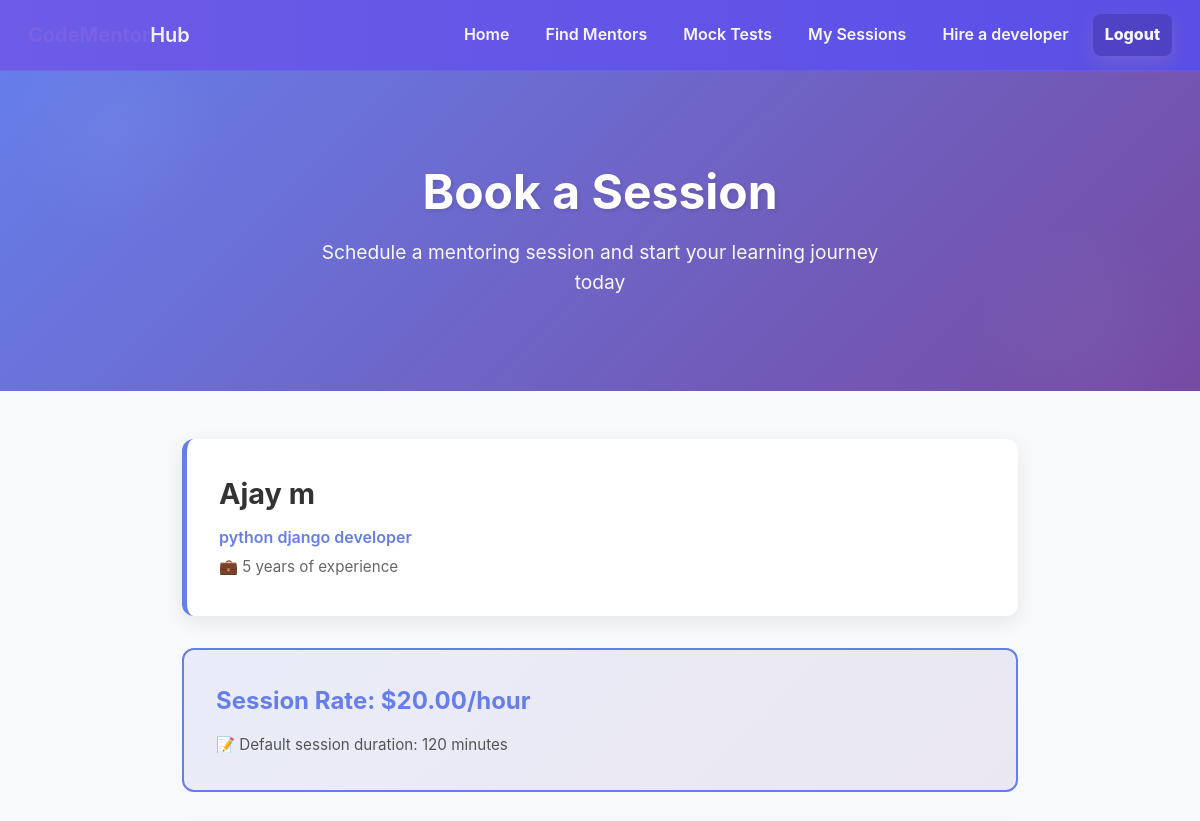
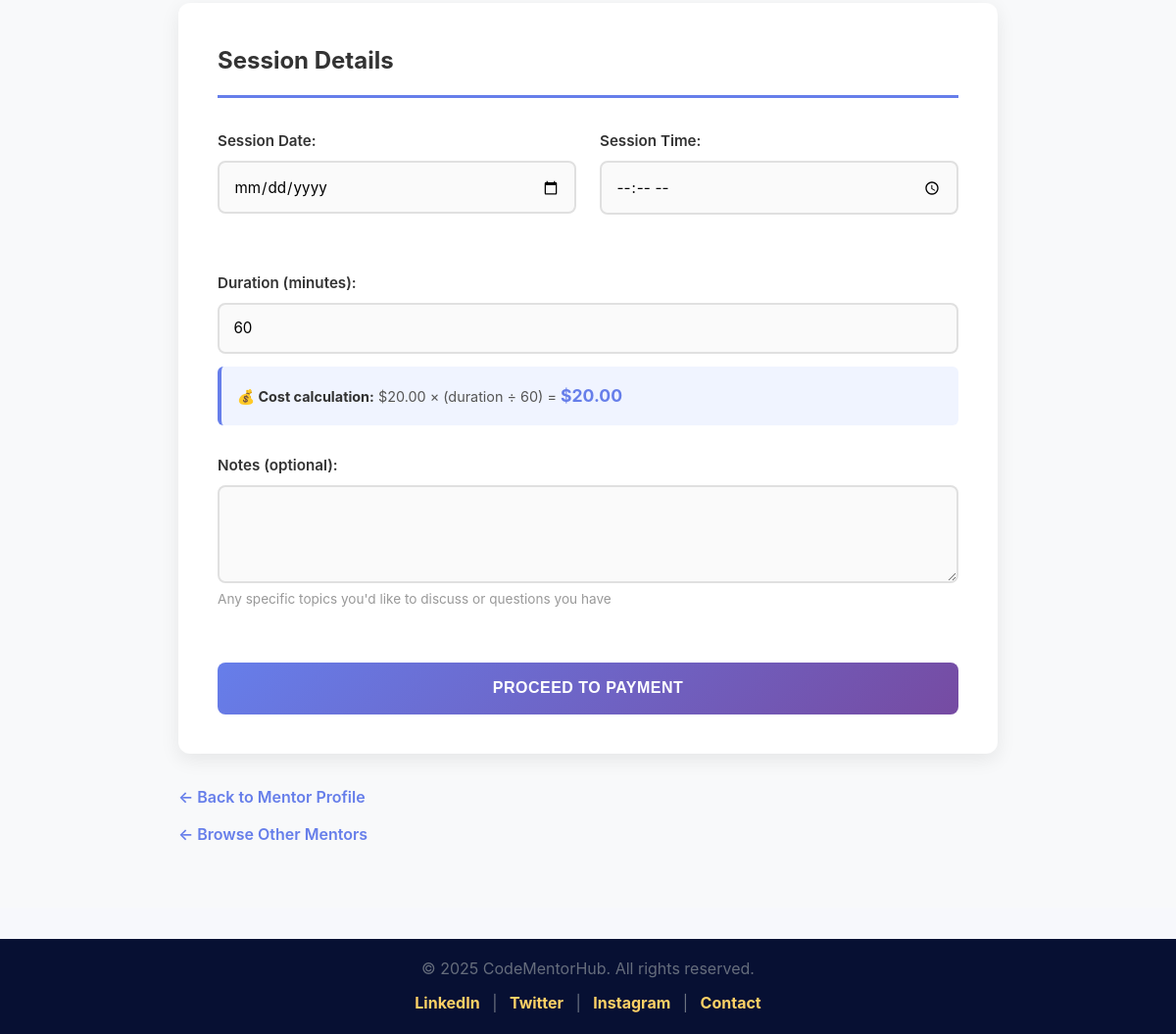
Page /book-session/9/ (signed in) on the committed database (2 pictures, top to bottom).
### main/models.py (models this page shows, shortened)
class MentorProfile(models.Model):
    APPLICATION_STATUS_CHOICES = [
        ('pending', 'Pending'),
        ('approved', 'Approved'),
        ('rejected', 'Rejected'),
    ]
    SESSION_DURATION_CHOICES = [
        (30, '30 minutes'),
        (45, '45 minutes'),
        (60, '60 minutes'),
        (90, '90 minutes'),
        (120, '120 minutes'),
    ]
    user = models.OneToOneField(User, on_delete=models.CASCADE, related_name='mentor_profile', null=True, blank=True)
    full_name = models.CharField(max_length=100)
    profile_picture = models.ImageField(upload_to='mentor_profiles/', blank=True, null=True)
    bio = models.TextField(max_length=500, help_text="Short intro about your journey")
    headline = models.CharField(max_length=100, help_text="Short tagline like 'Senior Django Developer'")
    location = models.CharField(max_length=100, blank=True, null=True)
    linkedin_url = models.URLField(blank=True, null=True)
    github_url = models.URLField(blank=True, null=True)
    skills = models.ManyToManyField(Skill, related_name='mentors')
    years_of_experience = models.PositiveIntegerField(
        validators=[MinValueValidator(0), MaxValueValidator(50)],
        help_text="Years of professional experience"
    )
    hourly_rate = models.DecimalField(
        max_digits=8,
        decimal_places=2,
        validators=[MinValueValidator(Decimal('0.01'))],
        help_text="Rate per session/hour"
    )
    availability = models.JSONField(
        default=dict,
        help_text="JSON format: {'mon': ['10:00', '15:00'], 'wed': ['14:00']}"
    )
    session_duration = models.IntegerField(
        choices=SESSION_DURATION_CHOICES,
        default=60,
        help_text="Default session duration in minutes"
    )
    available_for = models.TextField(
        help_text="e.g., 'Career Guidance, Code Review, Debugging Help'"
    )
    is_approved = models.BooleanField(default=False)
    application_status = models.CharField(
        max_length=20,
        choices=APPLICATION_STATUS_CHOICES,
        default='pending'
    )
    admin_notes = models.TextField(blank=True, null=True)
    created_at = models.DateTimeField(auto_now_add=True)
    updated_at = models.DateTimeField(auto_now=True)
    class Meta:
        ordering = ['-created_at']

### main/views.py (the view)
# urls.py: path('book-session/<int:mentor_id>/', views.book_session, name="book_session"),
@login_required
def book_session(request, mentor_id):
    mentor = get_object_or_404(MentorProfile, id=mentor_id, is_approved=True, application_status='approved')
    if request.method == 'POST':
        form = BookingForm(request.POST)
        if form.is_valid():
            session_date = form.cleaned_data['session_date']
            session_time = form.cleaned_data['session_time']
            duration_minutes = form.cleaned_data['duration_minutes']
            notes = form.cleaned_data['notes']
            existing_session = Session.objects.filter(
                mentor=mentor,
                session_date=session_date,
                session_time=session_time,
                status__in=['pending', 'confirmed']
            ).exists()
            if existing_session:
                messages.error(request, "This time slot is already booked. Please choose another time.")
            else:
                session = Session.objects.create(
                    mentor=mentor,
                    mentee=request.user,
                    session_date=session_date,
                    session_time=session_time,
                    duration_minutes=duration_minutes,
                    meeting_notes=notes,
                    amount_paid=(mentor.hourly_rate * (Decimal(duration_minutes) / Decimal('60'))).quantize(Decimal('0.01')),
                    payment_status='pending'
                )
                request.session['pending_session_id'] = session.id
                return redirect('payment_page', session_id=session.id)
    else:
        form = BookingForm()
    return render(request, 'booking/book_session.html', {
        'mentor': mentor,
        'form': form
    })

### main/views.py (shortened to what this page needs)
class BookingForm(forms.Form):
    session_date = forms.DateField(widget=forms.DateInput(attrs={'type': 'date'}))
    session_time = forms.TimeField(widget=forms.TimeInput(attrs={'type': 'time'}))
    duration_minutes = forms.IntegerField(initial=60, min_value=30, max_value=180)
    notes = forms.CharField(widget=forms.Textarea(attrs={'rows': 3}), required=False)

### templates/booking/book_session.html (shortened to what this page needs)
<!DOCTYPE html>
{% load static %}
<html lang="en">
<head>
    <link rel="stylesheet" type="text/css" href="{% static 'css/home.css' %}">
    <link rel="stylesheet" type="text/css" href="{% static 'css/user_theme.css' %}">
</head>
<body>
    {% include 'partials/header.html' %}
    <section class="booking-hero">
        <div class="booking-container">
            <h1>Book a Session</h1>
            <p>Schedule a mentoring session and start your learning journey today</p>
        </div>
    </section>
    <main>
        <div class="booking-container">
            <div class="mentor-info-card">
                <h2>{{ mentor.full_name }}</h2>
                <p>{{ mentor.headline }}</p>
                <p>💼 {{ mentor.years_of_experience }} years of experience</p>
            </div>
            <div class="rate-info">
                <h3>Session Rate: ${{ mentor.hourly_rate }}/hour</h3>
                <p>📝 Default session duration: {{ mentor.session_duration }} minutes</p>
            </div>
            <div class="form-wrapper">
                <h3>Session Details</h3>
                <form method="post">
                    <div class="form-row">
                        <div class="form-group">
                            <label for="{{ form.session_date.id_for_label }}">Session Date:</label>
                            {{ form.session_date }}
                        </div>
                        <div class="form-group">
                            <label for="{{ form.session_time.id_for_label }}">Session Time:</label>
                            {{ form.session_time }}
                        </div>
                    </div>
                    <div class="form-group">
                        <label for="{{ form.duration_minutes.id_for_label }}">Duration (minutes):</label>
                        {{ form.duration_minutes }}
                        <div class="duration-info">
                            <strong>💰 Cost calculation:</strong> ${{ mentor.hourly_rate }} × (duration ÷ 60) = <span id="total-cost">${{ mentor.hourly_rate }}</span>
                        </div>
                    </div>
                    <div class="form-group">
                        <label for="{{ form.notes.id_for_label }}">Notes (optional):</label>
                        {{ form.notes }}
                        <small class="notes-hint">Any specific topics you'd like to discuss or questions you have</small>
                    </div>
                    <input type="submit" value="Proceed to Payment">
                </form>
            </div>
            <div class="links">
                <p><a href="{% url 'mentor_detail' mentor.id %}">← Back to Mentor Profile</a></p>
                <p><a href="{% url 'find_mentors' %}">← Browse Other Mentors</a></p>
            </div>
        </div>
    </main>
    {% include 'partials/footer.html' %}
</body>
</html>

### main/static/css/home.css (style rules this page uses)
* { box-sizing:border-box;margin:0;padding:0 }
html,body { height:100% }
body { font-family: "Segoe UI", Tahoma, Geneva, Verdana, sans-serif; background:linear-gradient(180deg,var(--bg) 0%, #ffffff 100%); color:#0f172a; line-height:1.6; -webkit-font-smoothing:antialiased; -moz-osx-font-smoothing:grayscale; }

### static/css/user_theme.css (style rules this page uses)
:root { --cmh-primary: #6C5CE7; --cmh-accent: #00B894; --cmh-bg: #F7F8FC; --cmh-surface: #FFFFFF; --cmh-text: #1F2937; --cmh-muted: #6B7280; --cmh-danger: #FF6B6B; --cmh-radius: 10px; }
* { box-sizing:border-box }
html,body { height:100%;margin:0;padding:0;font-family:Inter,Segoe UI,Roboto,Helvetica,Arial,sans-serif;background:var(--cmh-bg);color:var(--cmh-text);-webkit-font-smoothing:antialiased }
.form-group { margin-bottom:12px }
.form-group label { display:block;margin-bottom:6px;color:var(--cmh-muted);font-weight:600 }
.form-group input[type='text'],.form-group input[type='password'],.form-group input[type='email'],textarea { width:100%;padding:10px;border-radius:8px;border:1px solid #E6E9EF;background:transparent }
input[type='submit'] { background:var(--cmh-primary);color:#fff;padding:10px 14px;border-radius:8px;border:none;cursor:pointer }

### templates/booking/book_session.html (style rules this page uses)
main { padding: 3rem 0; background-color: #f8f9fa; min-height: calc(100vh - 200px); }
.booking-container { max-width: 900px; margin: 0 auto; padding: 0 2rem; }
.booking-hero { background: radial-gradient(circle at 10% 20%, rgba(255,255,255,0.04), transparent 10%), radial-gradient(circle at 90% 80%, rgba(255,255,255,0.03), transparent 10%), linear-gradient(135deg, #667eea 0%, #764ba2 100%); color: white; padding: 4rem 2rem; text-align: center; min-height: 320px; display: flex; align-items: center; justify-content: center; }
.booking-hero h1 { font-size: 3rem; margin-bottom: 1rem; font-weight: 700; line-height: 1.2; text-shadow: 2px 2px 4px rgba(0, 0, 0, 0.1); }
.booking-hero p { font-size: 1.2rem; opacity: 0.95; max-width: 600px; margin: 0 auto; line-height: 1.6; }
.mentor-info-card { background: white; padding: 2rem; border-radius: 12px; box-shadow: 0 6px 20px rgba(0, 0, 0, 0.08); margin-bottom: 2rem; border-left: 5px solid #667eea; }
.mentor-info-card h2 { font-size: 1.8rem; color: #333; margin: 0 0 0.5rem 0; font-weight: 700; }
.mentor-info-card p { margin: 0.3rem 0; color: #666; font-size: 0.95rem; }
.mentor-info-card p:first-of-type { color: #667eea; font-weight: 600; font-size: 1rem; }
.rate-info { background: linear-gradient(135deg, rgba(102, 126, 234, 0.1) 0%, rgba(118, 75, 162, 0.1) 100%); padding: 2rem; border-radius: 12px; margin-bottom: 2rem; border: 2px solid #667eea; }
.rate-info h3 { font-size: 1.5rem; color: #667eea; margin: 0 0 0.8rem 0; font-weight: 700; }
.rate-info p { margin: 0; color: #555; font-size: 0.95rem; }
.form-wrapper { background: white; padding: 2.5rem; border-radius: 12px; box-shadow: 0 6px 20px rgba(0, 0, 0, 0.08); margin-bottom: 2rem; }
.form-wrapper h3 { font-size: 1.5rem; color: #333; margin-bottom: 2rem; font-weight: 700; padding-bottom: 1rem; border-bottom: 3px solid #667eea; }
form { display: flex; flex-direction: column; }
.form-row { display: grid; grid-template-columns: 1fr 1fr; gap: 1.5rem; margin-bottom: 1.8rem; }
.form-group { display: flex; flex-direction: column; margin-bottom: 1.8rem; }
.form-group label { font-weight: 600; color: #333; margin-bottom: 0.5rem; font-size: 0.95rem; }
.form-group input, .form-group select, .form-group textarea { padding: 0.9rem; border: 2px solid #e0e0e0; border-radius: 8px; font-family: inherit; font-size: 0.95rem; transition: all 0.3s ease; background-color: #fafafa; }
.form-group textarea { resize: vertical; min-height: 100px; }
.duration-info { margin-top: 0.8rem; padding: 1rem; background-color: #f0f4ff; border-radius: 6px; font-size: 0.9rem; color: #555; border-left: 4px solid #667eea; }
.duration-info strong { color: #333; }
#total-cost { color: #667eea; font-weight: 700; font-size: 1.1rem; }
.notes-hint { display: block; font-size: 0.85rem; color: #999; margin-top: 0.4rem; }
input[type="submit"] { background: linear-gradient(135deg, #667eea 0%, #764ba2 100%); color: white; padding: 1.1rem; border: none; border-radius: 8px; font-size: 1rem; font-weight: 700; cursor: pointer; transition: all 0.3s ease; text-transform: uppercase; letter-spacing: 0.5px; margin-top: 1.5rem; }
.links { margin-top: 2rem; }
.links p { margin: 0.8rem 0; }
.links a { color: #667eea; text-decoration: none; font-weight: 600; transition: all 0.3s ease; display: inline-flex; align-items: center; gap: 0.5rem; }

### rows in the picture
MentorProfile: full_name "Ajay m", headline "python django developer", years_of_experience "5", hourly_rate "20.00", session_duration "120"
